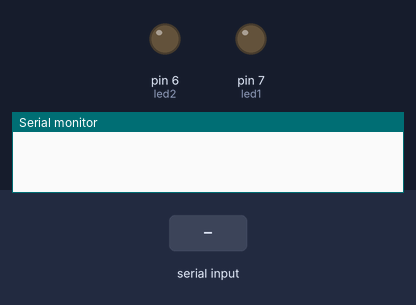
Recording of a sketch running on a simulated Arduino Uno, built with avr-gcc and run on an emulated ATmega328P. Parts: output pins drawn as LEDs (lit = HIGH), the last lines printed to the serial monitor. Inputs (shaded band) come from the test bench.

Above: at 1.2 s.
1.3 s: "1" received over Serial
At 1.7 s:
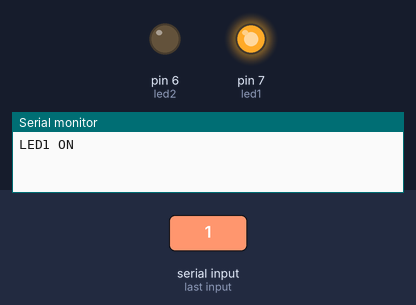
2.8 s: "2" received over Serial
At 4.0 s:
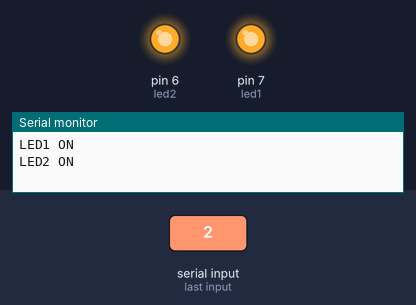
4.3 s: "1" received over Serial
At 5.4 s:
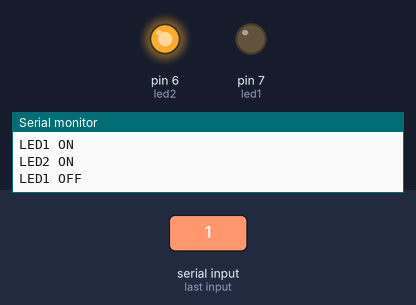
Timing chart, 0 to 7.3 s (numbered marks = the images above; inputs shaded):
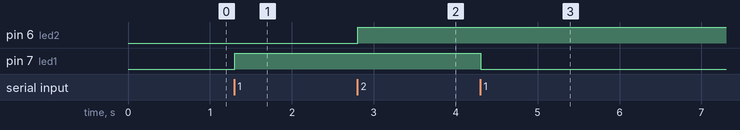

The sketch:

rs232_2.ino
```cpp
int led1 = 7;
int led2 = 6;

int led1_status = LOW; // LED1 상태
int led2_status = LOW; // LED2 상태

void setup()
{
  pinMode(led1, OUTPUT);
  pinMode(led2, OUTPUT);

  digitalWrite(led1, LOW);
  digitalWrite(led2, LOW);

  Serial.begin(9600);
}

void loop()
{
  char read_data;

  if (Serial.available())
  {
    read_data = Serial.read();

    if( read_data == '1' && led1_status == LOW)
    {
      digitalWrite(led1, HIGH);
      led1_status = HIGH;
      Serial.println("LED1 ON");
    }
    else if( read_data == '1' && led1_status == HIGH )
    {
      digitalWrite(led1, LOW);
      led1_status = LOW;
      Serial.println("LED1 OFF");
    }

    if( read_data == '2' && led2_status == LOW)
    {
      digitalWrite(led2, HIGH);
      led2_status = HIGH;
      Serial.println("LED2 ON");
    }
    else if( read_data == '2' && led2_status == HIGH )
    {
      digitalWrite(led2, LOW);
      led2_status = LOW;
      Serial.println("LED1 OFF");
    }
  }
  delay(10);
}
```

Measured:
- after the input at 1.3 s, pin 7 (led1): LOW → HIGH at once
- after the input at 2.8 s, pin 6 (led2): LOW → HIGH at once
- after the input at 4.3 s, pin 7 (led1): HIGH → LOW at once
